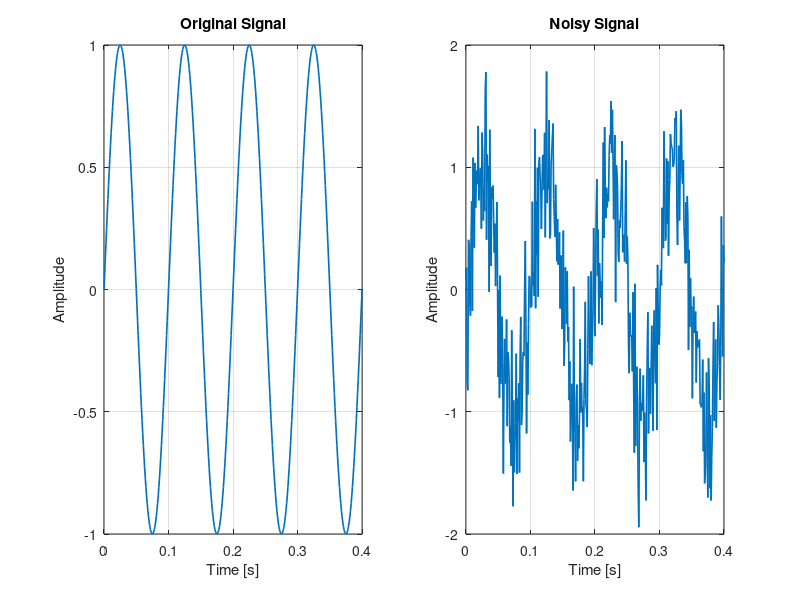
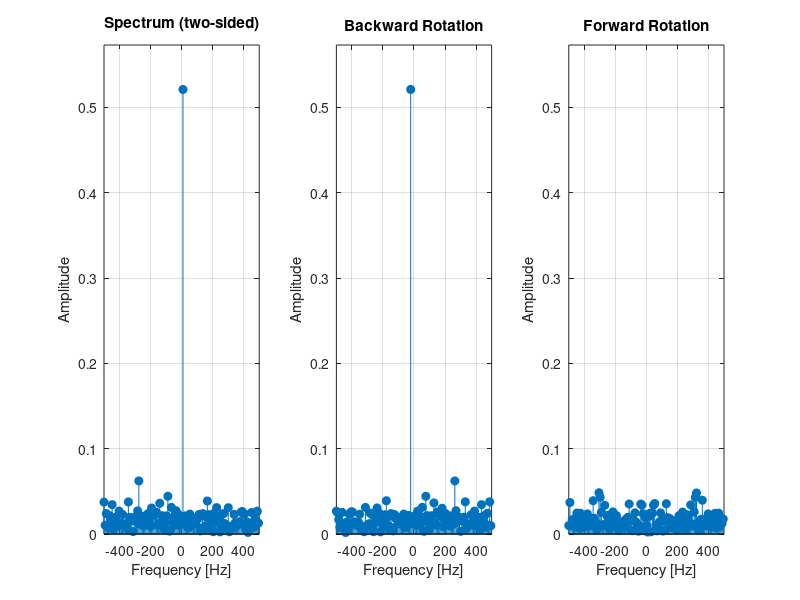
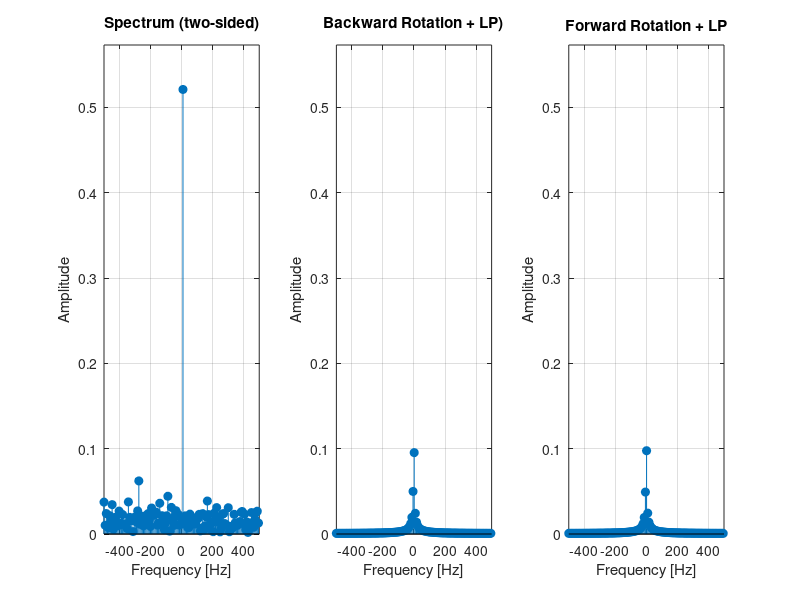
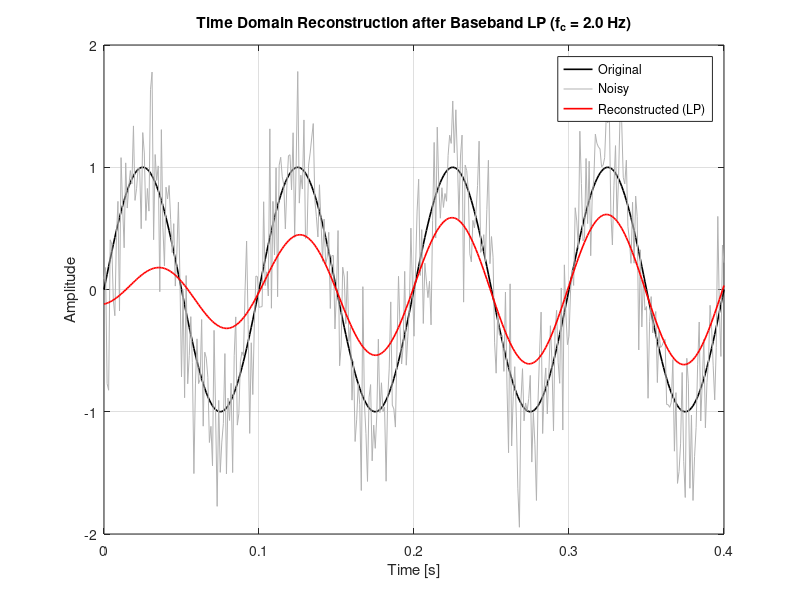

Source code (MATLAB) for these figures, in order:
%% --- Daten ---
t  = (0:1e-3:0.4).';           % Ts = 0.01 s  -> Fs = 100 Hz
Fs = 1/(t(2)-t(1));            % = 100 Hz
f  = 10;                       % Signal-Frequenz [Hz]

u     = sin(2*pi*f*t);         % Originales Sinussignal
A_l   = 0.4;                   % Rauschamplitude
l     = A_l*randn(size(t));    % Rauschsignal
utild = u + l;                 % verrauschtes Signal

%% --- Zeitbereich-Plot ---
figure(1); clf
subplot(1,2,1)
plot(t, u, 'LineWidth', 1.2); grid on
xlabel('Time [s]'); ylabel('Amplitude'); title('Original Signal')

subplot(1,2,2)
plot(t, utild, 'LineWidth', 1.2); grid on
xlabel('Time [s]'); ylabel('Amplitude'); title('Noisy Signal')

%% --- Rotation ins Basisband ---
p  = exp(1i*2*pi*f*t);         % zeitabhängiger Phasor e^{j2πft}
y  = utild - mean(utild);      % DC-Anteil entfernen
yR = y .* p;                   % Forward rotation  (e^{+j2πft})
yQ = y .* conj(p);             % Backward rotation (e^{-j2πft})

%% --- FFTs für Figure 2 (zweiseitig) ---
N = length(utild);
f_axis_full = (-N/2:N/2-1)*(Fs/N);

U_full  = fftshift(fft(utild));
YQ_full = fftshift(fft(yQ));
YR_full = fftshift(fft(yR));

U_mag_2s  = abs(U_full / N);
YQ_mag_2s = abs(YQ_full / N);
YR_mag_2s = abs(YR_full / N);

step  = 3;                                       % nur jeden 3. Punkt zeigen
ymax2 = 1.1*max([U_mag_2s; YQ_mag_2s; YR_mag_2s]);

%% --- FIGURE 2: Spektren (ungefiltert, zweiseitig) ---
figure(2); clf
subplot(1,3,1)
stem(f_axis_full(1:step:end), U_mag_2s(1:step:end), 'filled'); grid on
xlabel('Frequency [Hz]'); ylabel('Amplitude')
title('Spectrum (two-sided)')
xlim([-Fs/2, Fs/2]); ylim([0 ymax2])

subplot(1,3,2)
stem(f_axis_full(1:step:end), YQ_mag_2s(1:step:end), 'filled'); grid on
xlabel('Frequency [Hz]'); ylabel('Amplitude')
title('Backward Rotation')
xlim([-Fs/2, Fs/2]); ylim([0 ymax2])

subplot(1,3,3)
stem(f_axis_full(1:step:end), YR_mag_2s(1:step:end), 'filled'); grid on
xlabel('Frequency [Hz]'); ylabel('Amplitude')
title('Forward Rotation')
xlim([-Fs/2, Fs/2]); ylim([0 ymax2])

%% === Low-Pass im Basisband (Butterworth + filtfilt) für Figure 3 ===
fc = 2;                          % Grenzfrequenz [Hz] (anpassbar)
Wn = fc / (Fs/2);
[b,a] = butter(4, Wn);           % 4. Ordnung
yR_f = filtfilt(b, a, yR);       % forward-rot. gefiltert
yQ_f = filtfilt(b, a, yQ);       % backward-rot. gefiltert

% Zweiseitige Spektren (gleiche Darstellung wie Figure 2)
YQf_full    = fftshift(fft(yQ_f));
YRf_full    = fftshift(fft(yR_f));
YQf_mag_2s  = abs(YQf_full / N);
YRf_mag_2s  = abs(YRf_full / N);

ymax3 = 1.1*max([U_mag_2s; YQf_mag_2s; YRf_mag_2s]);

%% --- FIGURE 3: gleicher Aufbau wie Figure 2, aber gefiltert ---
figure(3); clf
subplot(1,3,1)
stem(f_axis_full(1:step:end), U_mag_2s(1:step:end), 'filled'); grid on
xlabel('Frequency [Hz]'); ylabel('Amplitude')
title('Spectrum (two-sided)')
xlim([-Fs/2, Fs/2]); ylim([0 ymax3])

subplot(1,3,2)
stem(f_axis_full(1:step:end), YQf_mag_2s(1:step:end), 'filled'); grid on
xlabel('Frequency [Hz]'); ylabel('Amplitude')
title(sprintf('Backward Rotation + LP)', fc))
xlim([-Fs/2, Fs/2]); ylim([0 ymax3])

subplot(1,3,3)
stem(f_axis_full(1:step:end), YRf_mag_2s(1:step:end), 'filled'); grid on
xlabel('Frequency [Hz]'); ylabel('Amplitude')
title(sprintf('Forward Rotation + LP', fc))
xlim([-Fs/2, Fs/2]); ylim([0 ymax3])

%% --- FIGURE 4: Rekonstruiertes Zeit-Signal nach LP ---
u_rec = real(0.5*(yR_f .* conj(p) + yQ_f .* p));

figure(4); clf
plot(t, u, 'k', 'LineWidth', 1.2); hold on
plot(t, utild, 'Color', [0.7 0.7 0.7]);
plot(t, u_rec, 'r', 'LineWidth', 1.2);
grid on
legend('Original','Noisy','Reconstructed (LP)','Location','best')
xlabel('Time [s]'); ylabel('Amplitude')
title(sprintf('Time Domain Reconstruction after Baseband LP (f_c = %.1f Hz)', fc))
